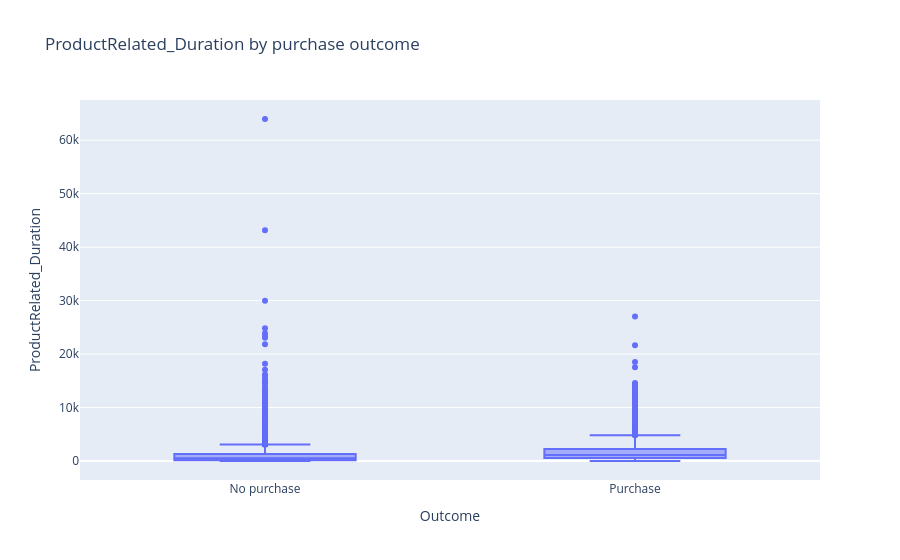

Source (notebook cell):
### Markdown cell above
## 2.12 ProductRelated Duration (Plot)

### Code cell
fig = px.box(
    df_model,
    x="Revenue",
    y="ProductRelated_Duration",
    points="outliers",
    title="ProductRelated_Duration by purchase outcome",
)
fig.update_xaxes(
    tickvals=[0, 1],
    ticktext=["No purchase", "Purchase"],
    title_text="Outcome",
)
fig.update_yaxes(title_text="ProductRelated_Duration")
fig.show()

### Figure 1 — Plotly figure (JSON) as saved in the notebook; plotly's stock layout.template omitted (floating-point values rounded to 4 significant figures; data arrays with more than 128 entries replaced by an {"elided": "..."} marker saying what was removed)
{"data": [{"alignmentgroup": "True", "boxpoints": "outliers", "hovertemplate": "Revenue=%{x}<br>ProductRelated_Duration=%{y}<extra></extra>", "legendgroup": "", "marker": {"color": "#636efa"}, "name": "", "notched": false, "offsetgroup": "", "orientation": "v", "showlegend": false, "type": "box", "x": {"elided": "12330 int values"}, "x0": " ", "xaxis": "x", "y": {"elided": "12330 float values"}, "y0": " ", "yaxis": "y"}], "layout": {"boxmode": "group", "legend": {"tracegroupgap": 0}, "title": {"text": "ProductRelated_Duration by purchase outcome"}, "xaxis": {"anchor": "y", "domain": [0, 1], "ticktext": ["No purchase", "Purchase"], "tickvals": [0, 1], "title": {"text": "Outcome"}}, "yaxis": {"anchor": "x", "domain": [0, 1], "title": {"text": "ProductRelated_Duration"}}}}
